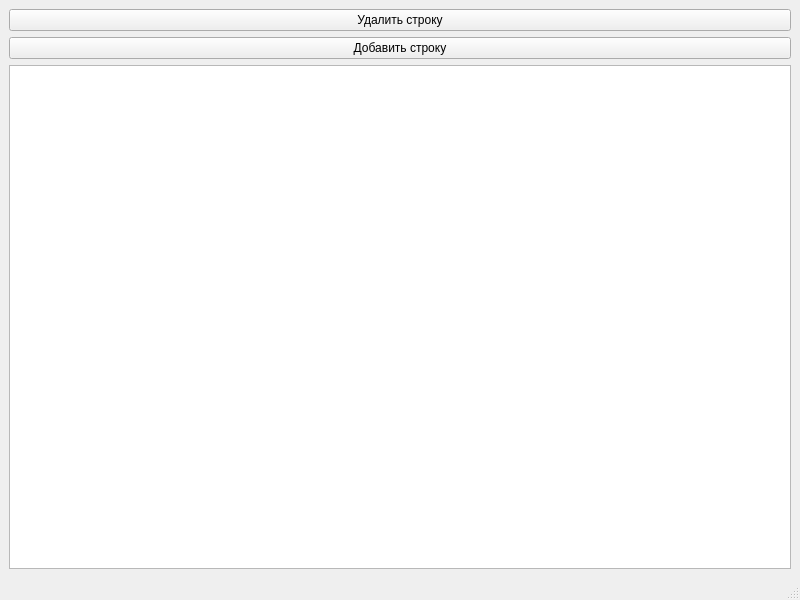
<?xml version="1.0" encoding="UTF-8"?>
<ui version="4.0">
 <class>MainWindow</class>
 <widget class="QMainWindow" name="MainWindow">
  <property name="geometry">
   <rect>
    <x>0</x>
    <y>0</y>
    <width>800</width>
    <height>600</height>
   </rect>
  </property>
  <property name="windowTitle">
   <string>Qt Test</string>
  </property>
  <widget class="QWidget" name="centralwidget">
   <layout class="QVBoxLayout" name="verticalLayout">
    <item>
     <widget class="QPushButton" name="pushButtonDelete">
      <property name="text">
       <string>Удалить строку</string>
      </property>
     </widget>
    </item>
    <item>
     <widget class="QPushButton" name="pushButtonAdd">
      <property name="text">
       <string>Добавить строку</string>
      </property>
     </widget>
    </item>
    <item>
     <widget class="QTableView" name="tableView"/>
    </item>
   </layout>
  </widget>
  <widget class="QMenuBar" name="menubar">
   <property name="geometry">
    <rect>
     <x>0</x>
     <y>0</y>
     <width>800</width>
     <height>26</height>
    </rect>
   </property>
  </widget>
  <widget class="QStatusBar" name="statusbar"/>
 </widget>
 <resources/>
 <connections/>
</ui>
